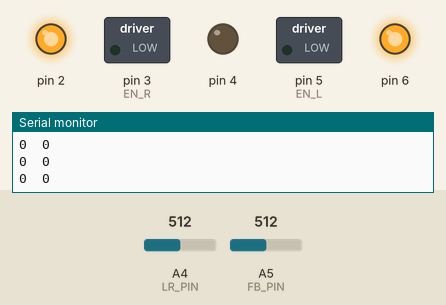
This sketch was run on a simulated Arduino Uno, built with avr-gcc and run on an emulated ATmega328P. Parts: switched loads named in the sketch (green lamp = pin HIGH), output pins drawn as LEDs (lit = HIGH), the last lines printed to the serial monitor. The test bench sets the inputs (shaded band); at power-on: A4 (LR_PIN) = 512, A5 (FB_PIN) = 512.

Above: at 1.2 s.
1.3 s: A4 (LR_PIN) set to 597
2.8 s: A4 (LR_PIN) set to 624
At 4.0 s:
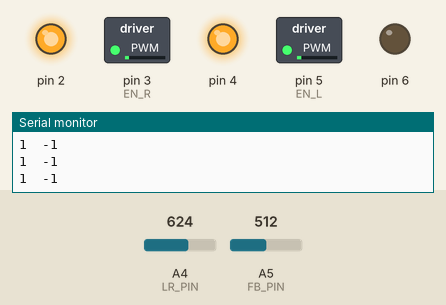
4.3 s: A5 (FB_PIN) set to 606
5.8 s: A5 (FB_PIN) set to 630
At 7.0 s:
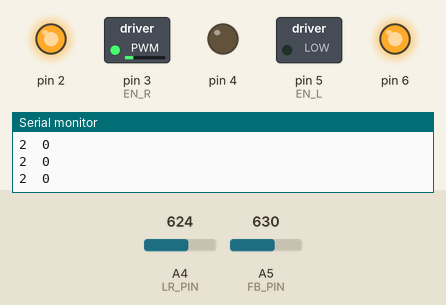
7.3 s: A4 (LR_PIN) set to 511
At 8.5 s:
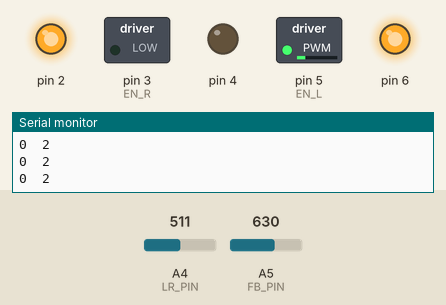
8.8 s: A5 (FB_PIN) set to 511
At 10.0 s:
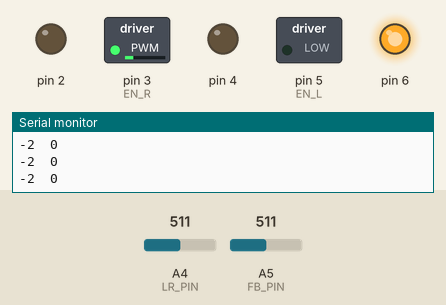
Timing chart, 0 to 11.3 s (numbered marks = the images above; inputs shaded):
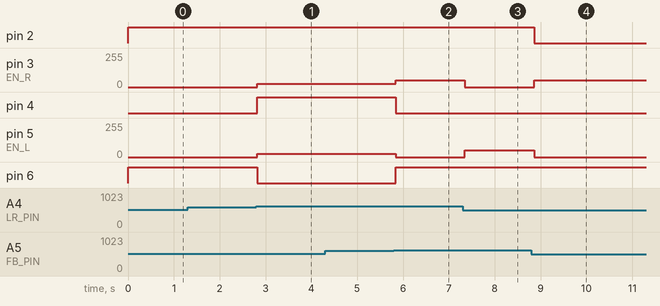

The sketch:

joystick_motor_control.ino
```cpp
/* Niko Rosberg, TORO Project, 13-05-2021
*  Code for readout of joystick and motor control
*  use L293B board
*/
#define FB_PIN A5
#define LR_PIN A4

#define EN_R 3
#define EN_L 5

#define IN_R1 7
#define IN_R2 2
#define IN_L1 4
#define IN_L2 6

void setup() {
  // put your setup code here, to run once:
  Serial.begin(115200);

  for (int i=2; i<7; i++) {
    pinMode(i, OUTPUT);
  }
}

void loop() {
  // put your main code here, to run repeatedly:

  // read analog values (0...1023)
  int senseFB = analogRead(FB_PIN);
  int senseLR = analogRead(LR_PIN);

  // calculate normalized output values (-5...5)
  int normFB = map(senseFB, 0, 1023, -5, 5);
  int normLR = map(senseLR, 0, 1023, -5, 5);

  // calc motor control values
  int motorControlR = normFB + normLR;
  int motorControlL = normFB - normLR;

  // calc PWM values
  int signedPwmR = map(motorControlR, -10, 10, -255, 255);
  int signedPwmL = map(motorControlL, -10, 10, -255, 255);

  // get abs values
  int pwmR = abs(signedPwmR);
  int pwmL = abs(signedPwmL);

  // get signs
  int dirR = getIntSign(signedPwmR);
  int dirL = getIntSign(signedPwmL);

  // set input/direction pins
  setInputPins(dirR, IN_R1, IN_R2);
  setInputPins(dirL, IN_L1, IN_L2);

  // set enable/strength pins
  analogWrite(EN_R, pwmR);
  analogWrite(EN_L, pwmL);

  Serial.print(motorControlR);
  Serial.print("  ");
  Serial.println(motorControlL);
  delay(100);
}

int getIntSign(int integer) {
  if (integer >> 15) {
    return 1;
  } else {
      return -1;
  }
}

void setInputPins(int direction, int in1, int in2) {
  if (direction > 0) {
    digitalWrite(in1, HIGH);
    digitalWrite(in2, LOW);
  } else {
    digitalWrite(in1, LOW);
    digitalWrite(in2, HIGH);
  }
}

void setEnablePin(int strength, int en) {
  int pwmValue = map(strength, 0, 5, 0, 255);
  analogWrite(en, pwmValue);
}
```

Measured:
- the behaviour switches between 613 and 614 on A4 (LR_PIN) (found by bisection; images 0 and 1)
- the behaviour switches between 613 and 614 on A5 (FB_PIN) (found by bisection; images 1 and 2)
- after the input at 2.8 s, pin 3 (EN_R): 0/255 → 25/255 at once; pin 4: LOW → HIGH at once; pin 5 (EN_L): 0/255 → 26/255 at once; pin 6: HIGH → LOW at once
- after the input at 5.8 s, pin 3 (EN_R): 25/255 → 51/255 at once; pin 4: HIGH → LOW at once; pin 5 (EN_L): 26/255 → 0/255 at once; pin 6: LOW → HIGH at once
- after the input at 7.3 s, pin 3 (EN_R): 51/255 → 0/255 after 0.05 s; pin 5 (EN_L): 0/255 → 51/255 after 0.05 s
- after the input at 8.8 s, pin 2: HIGH → LOW after 0.06 s; pin 3 (EN_R): 0/255 → 51/255 after 0.06 s; pin 5 (EN_L): 51/255 → 0/255 after 0.06 s
